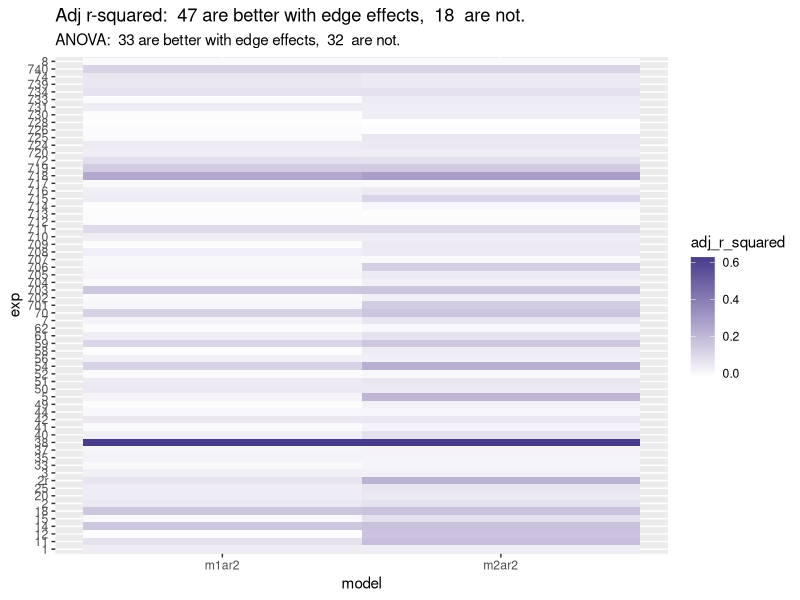
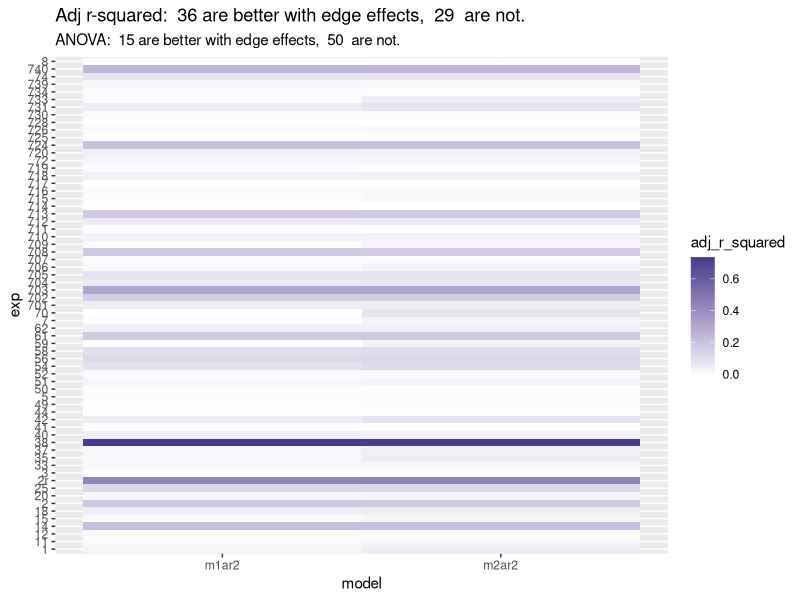
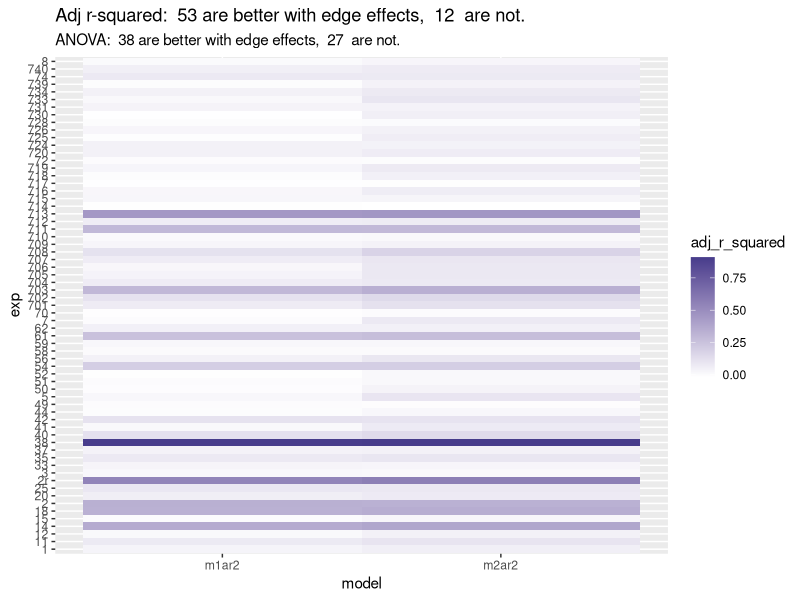
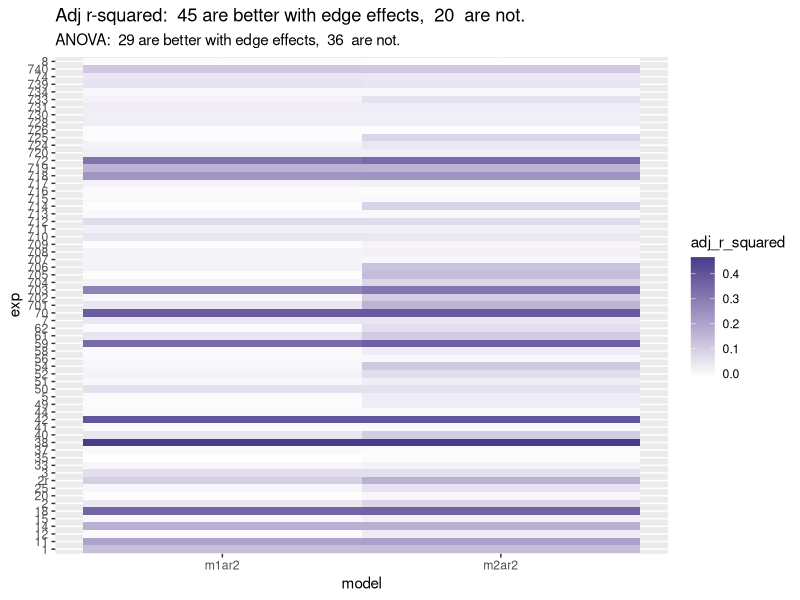

Generate these figures, in order, with R: (Note: this script raises an error after producing the figures.)
# Script to get epistasis results from Arabidopsis fitness data
# on duplicated homologous genes. 
# By E Siler

## Load libraries and data ----
library(lme4)
library(ggplot2)
library(dplyr)
library(ggpubr)
library(tidyr)

data = read.delim("data/compiled_fitness_data_092922.txt", sep = "\t", header = T)

## Format data for analysis ----

numeric_cols <- c('LN', 'WO', "SPF", 'TSC', 'SH')
factor_cols <- c('Set', 'Flat', 'Row', 'Type', 'Genotype', 'MA', 'MB', 'Subline')

data <- data %>% mutate_at(numeric_cols, as.numeric)
data <- data %>% mutate_at(factor_cols, as.factor)

data$MA <- as.integer(data$MA == 'MUT')
data$MB <- as.integer(data$MB == 'MUT')
data$DM <- as.integer(data$Genotype == 'DM')

#I want INSIDE to be the default type (vs BORDER)
levels(data$Type) <- c('INSIDE', 'BORDER')

# create log total seed count 
data$logTSC <- log10(data$TSC)
data = subset(data, is.finite(data$logTSC)) #remove nans

#the setlist is the list of plant sets I'm looking at. 
#Should review this -- supposedly some are duplicate genes. 
setlist <- as.integer(levels(data$Set))
#2r is a repeat of set 2. Here I change it to 2000. 
setlist[is.na(setlist)] <- '2r'
setlist <- as.character(setlist)

### Conjunction junction, what's your function?
# Define Functions ----

#1. Get_epi_stats. Gets epistasis values for plant set. 
    # Returns a vector of relevant values
get_epi_stats <- function(plantset, formula, df){
  dfsubset <- subset(df, Set == plantset)
  model <- lm(formula, data=dfsubset, na.action = na.exclude)
  #Extract stats
  e_est <- as.numeric(coef(model)['DM'])
  lowerCI <- confint(model)[4,1]
  upperCI <- confint(model)[4,2]
  rsquared <- summary(model)$adj.r.squared
  pval_e <- as.numeric(summary(model)$coefficients[,4]['DM'])
  #Return stats
  result <- c(plantset, e_est, lowerCI, upperCI, rsquared, pval_e)
  return(result)
}

#2. Gets all epistasis values for trait. 
# Returns a dataframe w epistasis values that you can then plot with plot_epi_forest

#This is gonna be broken now. 
get_epistasis_fortrait <- function(plantsets, Y, df=data) {
 
  resultlist <- list()
  
  for (i in plantsets){
    v <- get_epi_stats(i, df=df, Y=Y)
    resultlist[[i]] <- as.numeric(v)
  }
  df_result <- as.data.frame(t(as.data.frame(resultlist, 
                                             row.names = c('Set', 'e_est', 'lowerCI', 'upperCI', 'rsquared', 'pval_e'),
                                             byrow=FALSE)))
  
  df_results <- arrange(df_result, e_est)
  df_results$row <- c(1:1:dim(df_results)[1])
  
  df_results <- df_results %>% mutate(Epistasis_Direction = case_when(lowerCI < 0 & upperCI < 0  ~ 'Negative',
                                                                      lowerCI > 0 & upperCI > 0 ~ 'Positive',
                                                                      lowerCI <=  0 & upperCI >= 0 ~ 'Not Detected'))
}

# plot_epi_forest: This function makes a rad epistasis forest plot for all the genes. Woohoo!
  # Returns a ggplot plot
plot_epi_forest <- function(epi_data, main="Title") {
  plot <- ggplot(epi_data, aes(y = row, x = e_est, color=Epistasis_Direction, ymin=1, ymax=dim(epi_data)[1])) +
    geom_point(shape = 18, size = 3) +  
    geom_errorbarh(aes(xmin = lowerCI, xmax = upperCI), height = 0.5) +
    geom_vline(xintercept = 0, color = "black", cex = .5) +
    scale_y_continuous(name = "Gene Pair", breaks=1:dim(epi_data)[1], labels = epi_data$Set, trans = "reverse", expand = c(0,0.5)) +
    ggtitle(main) +
    xlab("Epistasis Value [95% CI]") +
    scale_color_manual('Epistasis\nDirection',values = c("#D9027D", 'black', 'blue')) +
    theme_bw() +
    theme(panel.border = element_blank(),
          panel.background = element_blank(),
          panel.grid.major = element_blank(), 
          panel.grid.minor = element_blank(), 
          axis.line = element_line(colour = "black"),
          axis.text.y.left = element_text(size = 10, colour = "black"),
          axis.text.y = element_text(size = 12, colour = "black"),
          axis.text.x.bottom = element_text(size = 10, colour = "black"),
          axis.title.x = element_text(size = 12, colour = "black"))
  plot
}

### Models and model comparison -----
# List of formulas/models
f.tsc <- formula(logTSC ~ MA + MB + DM )
f.tsc.e <- formula(logTSC ~ MA + MB + DM + Type)
f.tsc.f <- formula(logTSC ~ MA + MB + DM + Flat)
f.tsc.ef <- formula(logTSC ~ MA + MB + DM + Type + Flat)
tsc_formulas <- c(f.tsc, f.tsc.e, f.tsc.f, f.tsc.ef)

f.ln <- formula(log10(LN) ~ MA + MB + DM)
f.ln.e <- formula(log10(LN) ~ MA + MB + DM + Type)
f.ln.f <- formula(log10(LN) ~ MA + MB + DM + Flat)
f.ln.ef <- formula(log10(LN) ~ MA + MB + DM + Type + Flat)

f.dtb <- formula(log10(DTB) ~ MA + MB + DM)
f.dtb.e <- formula(log10(DTB) ~ MA + MB + DM + Type)
f.dtb.f <- formula(log10(DTB) ~ MA + MB + DM + Flat)
f.dtb.ef <- formula(log10(DTB) ~ MA + MB + DM + Type + Flat)

f.spf <- formula(log10(SPF) ~ MA + MB + DM)
f.spf.e <- formula(log10(SPF) ~ MA + MB + DM + Type)
f.spf.f <- formula(log10(SPF) ~ MA + MB + DM + Flat)
f.spf.ef <- formula(log10(SPF) ~ MA + MB + DM + Type + Flat)

## Step 1: Edge vs. No Edge ----

#takes experiment number, dataframe, and two fomulas
#returns model 1 adjusted r-squared,
#model 2 adjusted r-squared, and
#anova p-value
mod_comp_fit <- function(exp, df, f1, f2){
  dfsubset <- subset(df, Set == exp)
  m1 <- lm(f1, dfsubset) 
  m2 <- lm(f2, dfsubset)
  sm1 <- summary(m1)
  sm2 <- summary(m2)
  a <- anova(m1,m2)
  m1ar2 <- sm1$adj.r.squared
  m2ar2 <- sm2$adj.r.squared
  apval <- a$`Pr(>F)`[2]
  results <- data.frame(exp, m1ar2, m2ar2, apval)
  #print(results)
  return(results)
}
mod_comp_fit(11, data, f.tsc, f.tsc.e)

#Input data, list of experiments, and formulas
#Output a dataframe of model comp stats
mod_comp_fit_loop <- function(explist, df, f1, f2){
  dfr = NULL
  for(i in explist){
    r <- mod_comp_fit(i,df=df,f1=f1,f2=f2)
    dfr=rbind(dfr, r)
  }
  return(dfr)
}

#HEATWAVES BE FAKIN ME OUT ----
make_r2_heatmap <- function(df, main='Title'){
  #number with significant pvals from anova
  edge_exps <- df$exp[(df$apval < .05)]
  no_edge_exps <- df$exp[(df$apval >= .05)]
  nume <- length(edge_exps)
  numnoe <- length(no_edge_exps)
  #number where adj r2 is higher for edge model
  nume2 <- sum(df$m2ar2 > df$m1ar2)
  numnoe2 <- sum(df$m2ar2 <= df$m1ar2)
  #SUMMARY DATA
  r <- paste('ANOVA: ', nume, 'are better with edge effects, ',
             numnoe, ' are not.')
  r2 <- paste('Adj r-squared: ', nume2, 'are better with edge effects, ',
              numnoe2, ' are not.')
  #convert to long for heatmap I guess
  df_m <- df %>% pivot_longer(cols= c('m1ar2', 'm2ar2'),
                              names_to='model',
                              values_to='adj_r_squared')
  #CREATE PLOT
  ggplot(df_m, aes(model, exp, fill=adj_r_squared)) +
    geom_tile() +
    scale_fill_gradient(low="white", high="slateblue4") +
    labs(title = r2, subtitle = r)
}


#make dfs for model comps
df_comp_tsc_edge <- mod_comp_fit_loop(setlist, data, f.tsc, f.tsc.e)
df_comp_ln_edge <- mod_comp_fit_loop(setlist, data, f.ln, f.ln.e)
df_comp_dtb_edge <- mod_comp_fit_loop(setlist, data, f.dtb, f.dtb.e)
df_comp_spf_edge <- mod_comp_fit_loop(setlist, data, f.spf, f.spf.e)

#~~~~~~~~~~~HEAT WAVES~~~~~~~~~~~~~
make_r2_heatmap(df_comp_tsc_edge)
make_r2_heatmap(df_comp_ln_edge)
make_r2_heatmap(df_comp_dtb_edge)
make_r2_heatmap(df_comp_spf_edge)





#Function to return adjusted r-squared valued from list of formulas ----
mod_comp_ar2 <- function(exp, df, formulalist){
  #Get subset from specific experiment
  dfsubset <- subset(df, Set == exp)
  #initialize results vector (should be 4 adjr2s)
  v <- vector(length = length(formulalist))
  i <- 0
  #Get adjr2 values and add to 
  for(item in formulalist){
    m <- lm(item, dfsubset) 
    i <- i + 1
    summ <- summary(m)
    adjr2 <- summ$adj.r.squared
    v[i] <- adjr2
  }
  return(v)
} 


#mod_comp_ar2(1,data,tsc_formulas) works
m <- matrix(nrow = 4)
for(item in sets_with_flats){
  stuff <- mod_comp_ar2(item, data, tsc_formulas)
  print(stuff)
}

sets_with_flats <- setlist[1:8]
mod_comp_ar2(25, data, tsc_formulas)



# TSC  ----




# LN ----



## EDA ----

#subset set 1
datas1 <- subset(data, data$Set == 1)

#PLot data -- flat doesn't look that important
hist(datas1$logTSC)
plot(logTSC ~ Flat, data = datas1)

#No significant difference caused by flat show in this model
mod1 <- lm(logTSC ~ Flat, data=datas1)
summary(mod1)

#Compare model w and w/out flat
mod2 <- lm(logTSC ~ MA + MB + DM + Flat, data=datas1, na.action = na.exclude)
mod3 <- lmer(logTSC ~ MA + MB + DM + (1|Flat), data=datas1, na.action = na.exclude)

summary(mod2)
summary(mod3)

anova(mod1, mod2)

##Function to plot effects of flat
setswflats <- c(1, 2, 3, 5, 7, 8, 11, 12, 14, 15, 18, 20)

flatfunclogTSC <- function(x) {
  datan <- subset(data, data$Set == x)
  modn <- lm(logTSC ~ Flat, data=datan)
  modn <- summary(modn)
  r_squared <- modn$adj.r.squared
  P_val <- pf(modn$fstatistic[1],              # Applying pf() function
     modn$fstatistic[2],
     modn$fstatistic[3],
     lower.tail = FALSE)
  stats <- paste("R_squared:", signif(r_squared, digits=2),";", "p-value:", signif(P_val,digits=2))
  plot(logTSC ~ Flat, data = datan, main = paste("Set",x), xlab=stats)
}

#flatfunclogTSC(20)


par(mfrow = c(3, 4))
for (i in setswflats) {
  flatfunclogTSC(i)
}

data_from_flats <- subset(data, data$Set %in% setswflats)

plot(LN ~ Flat, data = data_from_flats)
m_allflats <- lm(LN ~ Flat, data = data_from_flats)
summary(m_allflats)
#add gene names
#Change sig_score to something else

#do this analysis for the mapk data
#(and make cool heat map for same)

plot(TSC ~ Type, data=data)
plot(logTSC ~ Type, data=data)

m_edgemiddle <- lm(TSC ~ Type, data=data)
summ <- summary(m_edgemiddle)
summ$adj.r.squared
p <- pf(summ$fstatistic[1],              # Applying pf() function
   summ$fstatistic[2],
   summ$fstatistic[3],
   lower.tail = FALSE)




### Getresults and crank out graphs -- should be a total of 16 figs as currently requested. ####

#TSC epistasis results no covariates
get_epi_stats(11, f.tsc.e, data)
## This will be broken til I fix the other function

df_logTSC_results <- get_epistasis_fortrait(setlist, data$logTSC)
plot1 <- plot_epi_forest(df_logTSC_results, "Trait: Total Seed Count")
plot1

#Days to Bolt epistasis results no covariates
df_DTB_results <- get_epistasis_fortrait(setlist, log10(data$DTB))
plot2 <- plot_epi_forest(df_DTB_results, "Trait: Days to Bolt")
plot2

#leaf number epistasis results no covariates
df_LN_results <- get_epistasis_fortrait(setlist, log10(data$LN))
plot3 <- plot_epi_forest(df_LN_results, "Trait: Leaf Number")
plot3

#Seed per Fruit epistasis results no covariates
df_SPF_results <- get_epistasis_fortrait(setlist, log10(data$SPF))
plot4 <- plot_epi_forest(df_SPF_results, "Trait: Seeds per Fruit")
plot4
